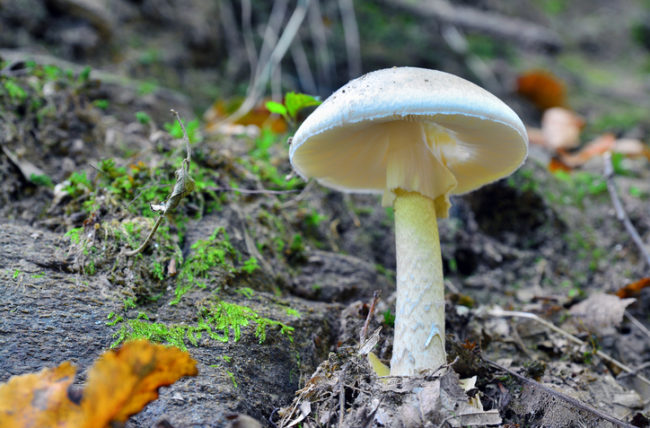
#> input picture mushroom.jpg, 650 x 428 px
$ python main.py
#> lines starting #> are read from the running program, lines starting #| are printed output that depends on the picture
# testing feature extraction in pictures with mushrooms
# the same features will be extracted from non-mushroom pictures
# the features will be put into a dataframe that includes whether it is a shroom or not
# all of that will be exported to a .csv file
# that is the creation of the dataset
# this was start on sept 10/2022

import pandas as pd
import numpy as np
import matplotlib.pyplot as plt
from skimage.io import imread, imshow, show
from skimage.filters import prewitt_h,prewitt_v

# import image
image = imread('mushroom.jpg', as_gray=True)
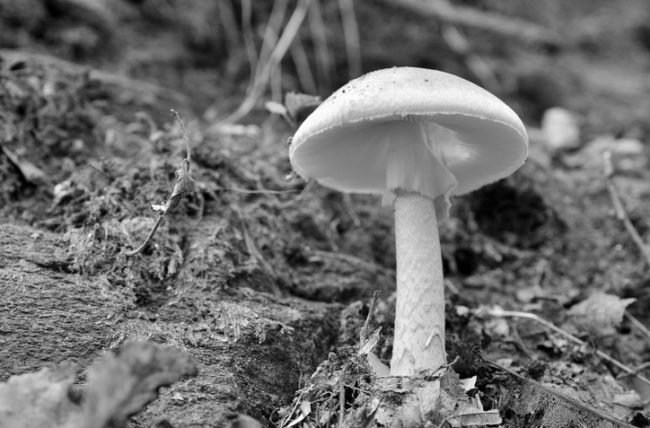
#> image: shape (428, 650) float64; min 0.000565, max 1, mean 0.432

#calculating horizontal edges using prewitt kernel
edges_prewitt_horizontal = prewitt_h(image)
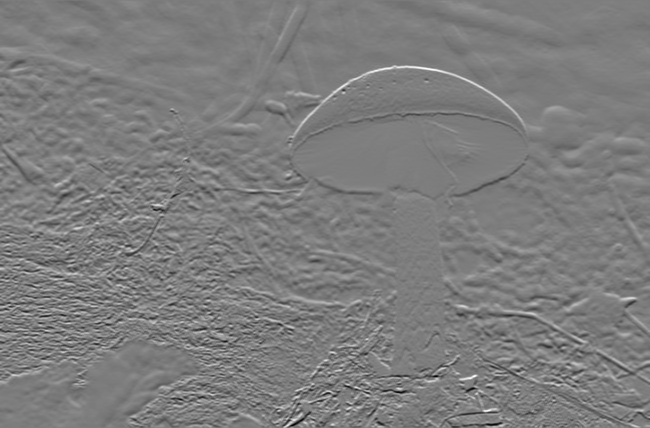
#> edges_prewitt_horizontal: shape (428, 650) float64; min -0.72, max 0.745, mean 0.000327; drawn with min black and max white
#calculating vertical edges using prewitt kernel
edges_prewitt_vertical = prewitt_v(image)
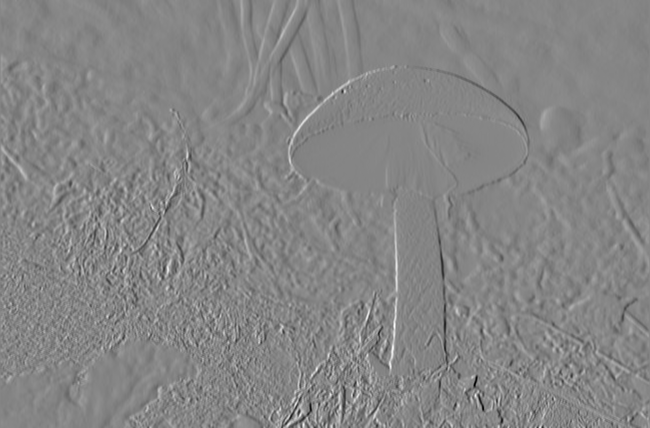
#> edges_prewitt_vertical: shape (428, 650) float64; min -0.808, max 0.734, mean -8.18e-05; drawn with min black and max white

imshow(edges_prewitt_vertical, cmap='gray')
show()
imshow(edges_prewitt_horizontal, cmap='gray')
show()

# import features
# extract features, and turn them into a dataframe
